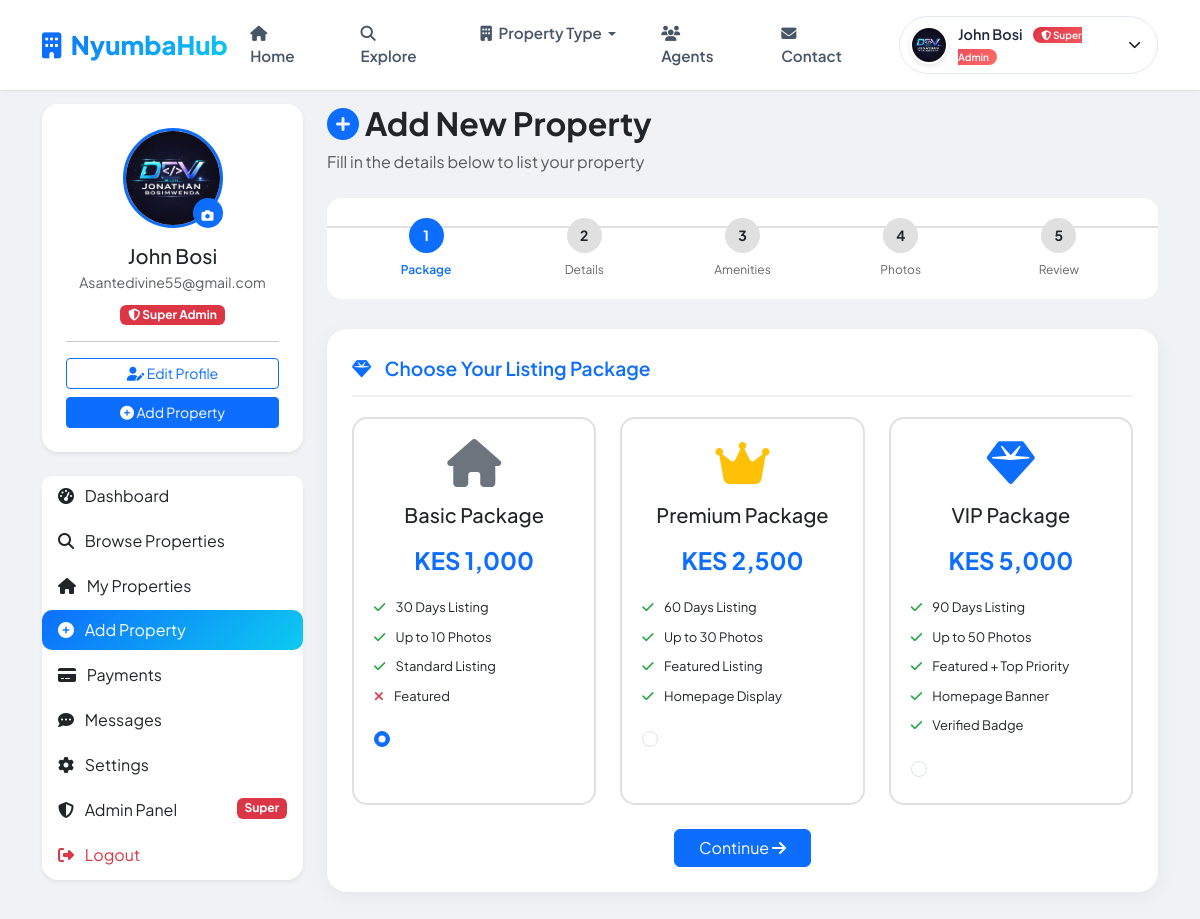
The app's page /add-property.php (signed in) with its own data.
### tables this page shows
CREATE TABLE `users` (
  `id` int(11) NOT NULL,
  `full_name` varchar(255) NOT NULL,
  `email` varchar(255) NOT NULL,
  `password` varchar(255) NOT NULL,
  `phone` varchar(20) DEFAULT NULL,
  `bio` text DEFAULT NULL,
  `facebook_link` varchar(255) DEFAULT NULL,
  `twitter_link` varchar(255) DEFAULT NULL,
  `instagram_link` varchar(255) DEFAULT NULL,
  `last_login` timestamp NULL DEFAULT NULL,
  `profile_image` varchar(255) DEFAULT 'default-avatar.png',
  `user_type` enum('user','admin','super_admin') DEFAULT 'user',
  `role` enum('user','admin','super_admin') DEFAULT 'user',
  `is_verified` tinyint(1) DEFAULT 0,
  `verification_badge` tinyint(1) DEFAULT 0,
  `subscription_plan` enum('bronze','silver','gold') DEFAULT 'bronze',
  `subscription_expiry` date DEFAULT NULL,
  `created_at` timestamp NOT NULL DEFAULT current_timestamp(),
  `updated_at` timestamp NOT NULL DEFAULT current_timestamp() ON UPDATE current_timestamp(),
  `status` enum('active','suspended','deleted') DEFAULT 'active'
);

### add-property.php (the view, shortened to what the rows shown need)
<?php
require_once 'includes/config.php';
$user_id = $_SESSION['user_id'];
$user = getUserById($user_id);
require_once 'includes/header.php';
?>
<link rel="stylesheet" href="https://code.jquery.com/ui/1.13.2/themes/base/jquery-ui.css">
<link href="https://cdn.jsdelivr.net/npm/select2@4.1.0-rc.0/dist/css/select2.min.css" rel="stylesheet" />
<div class="container py-4">
    <div class="row">
        <div class="col-lg-3 mb-4">
            <?php include 'includes/user-sidebar.php'; ?>
        </div>
        <div class="col-lg-9">
            <div class="mb-4">
                <h2 class="fw-bold mb-2"><i class="fas fa-plus-circle text-primary"></i> Add New Property</h2>
            </div>
        </div>
    </div>
</div>

### includes/header.php (shortened to what the rows shown need)
<?php
$loggedInUser = null;
if(isLoggedIn() && isset($_SESSION['user_id'])) {
    $loggedInUser = getUserById($_SESSION['user_id']);
}
$user_role = isset($_SESSION['user_role']) ? $_SESSION['user_role'] : 'user';
$is_admin = ($user_role == 'admin');
$is_super_admin = ($user_role == 'super_admin');
?>
<!DOCTYPE html>
<html lang="en">
<head>
    <link href="https://cdn.jsdelivr.net/npm/bootstrap@5.3.0/dist/css/bootstrap.min.css" rel="stylesheet">
    <link rel="stylesheet" href="https://cdnjs.cloudflare.com/ajax/libs/font-awesome/6.4.0/css/all.min.css">
</head>
<body>
<nav class="modern-navbar" id="mainNav">
    <div class="container">
        <div class="d-flex align-items-center justify-content-between">
            <div class="d-none d-lg-flex align-items-center" id="navMenu">
                <div class="ms-3">
                    <?php if(isLoggedIn() && isset($_SESSION['user_id'])): ?>
                        <div class="dropdown">
                            <div class="user-dropdown-btn" data-bs-toggle="dropdown" aria-expanded="false">
                                <?php
                                $profileImg = 'default-avatar.png';
                                if(isset($loggedInUser['profile_image']) && $loggedInUser['profile_image'] && $loggedInUser['profile_image'] != 'default-avatar.png') {
                                    $profileImg = $loggedInUser['profile_image'];
                                }
                                ?>
                                <img src="<?php echo SITE_URL . 'uploads/profiles/' . $profileImg; ?>" class="user-avatar" alt="Avatar">
                                <span class="user-name">
                                    <?php echo htmlspecialchars($_SESSION['user_name'] ?? 'User'); ?>
                                    <?php if($is_super_admin): ?>
                                        <span class="super-badge"><i class="fas fa-shield-alt"></i> Super Admin</span>
                                    <?php elseif($is_admin): ?>
                                        <span class="admin-badge"><i class="fas fa-home"></i> Owner</span>
                                    <?php else: ?>
                                        <span class="user-badge"><i class="fas fa-user"></i> Seeker</span>
                                    <?php endif; ?>
                                </span>
                                <i class="fas fa-chevron-down" style="font-size: 0.8rem;"></i>
                            </div>
                        </div>
                    <?php endif; ?>
                </div>
            </div>
        </div>
    </div>
</nav>
</body>
</html>

### includes/user-sidebar.php (shortened to what the rows shown need)
<?php
$user_role = $user['role'] ?? $_SESSION['user_role'] ?? 'user';
$is_admin = ($user_role == 'admin');
$is_super_admin = ($user_role == 'super_admin');
?>
<div class="card border-0 shadow-sm rounded-4">
    <div class="card-body text-center p-4">
        <div class="position-relative d-inline-block mb-3">
            <img src="<?php echo SITE_URL . 'uploads/profiles/' . (isset($user['profile_image']) && $user['profile_image'] && $user['profile_image'] != 'default-avatar.png' ? $user['profile_image'] : 'default-avatar.png'); ?>"
                 class="rounded-circle" width="100" height="100" style="object-fit: cover; border: 3px solid #0d6efd;">
            <a href="profile.php" class="position-absolute bottom-0 end-0 bg-primary rounded-circle p-1" style="width: 30px; height: 30px;">
                <i class="fas fa-camera text-white" style="font-size: 12px;"></i>
            </a>
        </div>
        <h5 class="mb-1"><?php echo htmlspecialchars($user['full_name'] ?? 'User'); ?></h5>
        <p class="text-muted small mb-2"><?php echo htmlspecialchars($user['email'] ?? ''); ?></p>
        <div class="mb-3">
            <?php if($is_super_admin): ?>
                <span class="badge bg-danger">
                </span>
            <?php elseif($is_admin): ?>
                <span class="badge bg-primary">
                    <i class="fas fa-home"></i> Property Owner
                </span>
            <?php else: ?>
                <span class="badge bg-secondary">
                    <i class="fas fa-user"></i> Property Seeker
                </span>
            <?php endif; ?>
        </div>
        <hr>
        <div class="d-grid gap-2">
            <a href="profile.php" class="btn btn-outline-primary btn-sm">
            </a>
            <?php if($is_admin || $is_super_admin): ?>
                <a href="add-property.php" class="btn btn-primary btn-sm">
                </a>
            <?php endif; ?>
        </div>
    </div>
</div>

### records on screen
users: profile_image (picture), full_name "John Bosi", email "Asantedivine55@gmail.com"

### other values on screen
$_SESSION['user_name'] "John Bosi"
